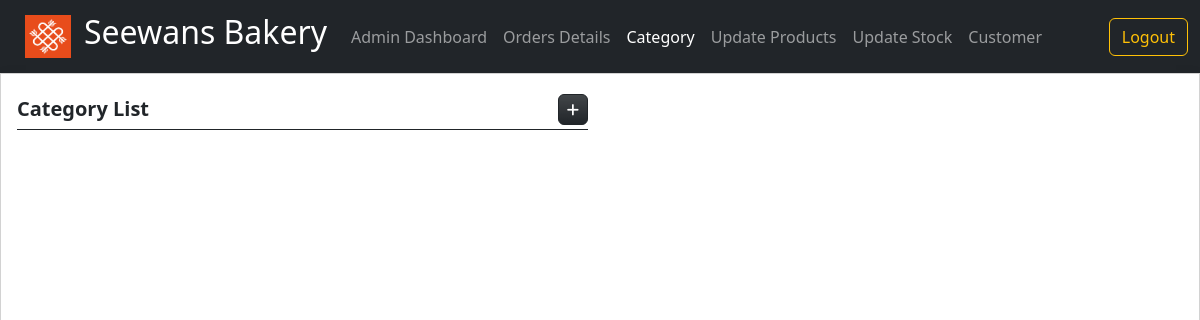
The page /category.php (signed in) on the database as committed earlier.
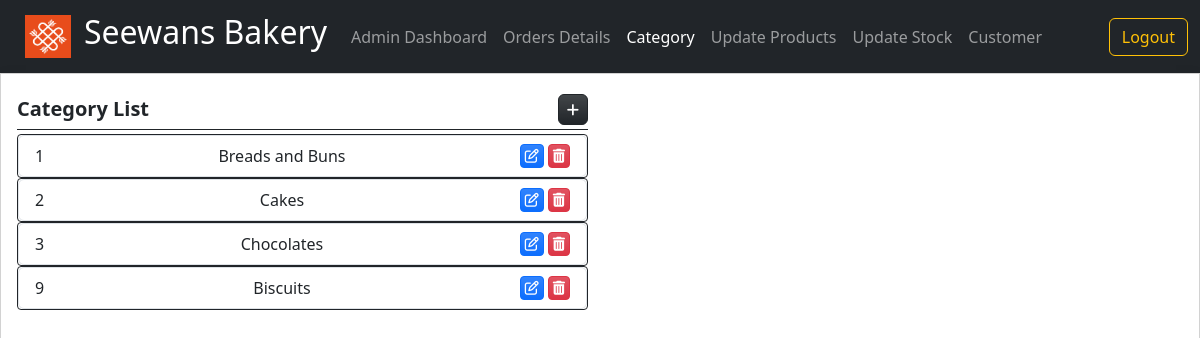
The same page on the database as committed later.
### tables this page shows
CREATE TABLE `tblcategory` (
  `c_id` int(11) NOT NULL,
  `c_name` varchar(100) NOT NULL
);

### category.php (the view, shortened to what this page needs)
<?php
    include 'dbcon.php';
?>
<!doctype html>
<html lang="en">
  <head>
    <link href="https://cdn.jsdelivr.net/npm/bootstrap@5.1.3/dist/css/bootstrap.min.css" rel="stylesheet">
    <link rel="stylesheet" href="./Font-Awesome-master/css/all.min.css">
    <link rel="stylesheet" href="./css/bootstrap.min.css">
    <link rel="stylesheet" href="./select2/css/select2.min.css">
  </head>
  <body>
    <nav class="navbar navbar-expand-lg navbar-dark bg-dark">
        <div class="container-fluid">
        <a href="admin.php"> <img class="btn"  src="seewans.png" alt="" width="72" height="57"> </a>
          <a class="navbar-brand" href="admin.php"><h2>Seewans Bakery</h2></a>
          <div class="collapse navbar-collapse" id="navbarSupportedContent">
            <ul class="navbar-nav me-auto mb-2 mb-lg-0">
              <li class="nav-item">
                <a class="nav-link" href="admin.php">Admin Dashboard</a>
              </li>
              <li class="nav-item">
                <a class="nav-link" href="orders.php">Orders Details</a>
              </li>
              <li class="nav-item">
                <a class="nav-link active" aria-current="page" href="#"> Category</a>
              </li>
              <li class="nav-item">
                <a class="nav-link" href="edproduct.php"> Update Products</a>
              </li>
              <li class="nav-item">
                <a class="nav-link" href="stock.php"> Update Stock</a>
              </li>
              <li class="nav-item">
                <a class="nav-link" href="customer.php">Customer</a>
              </li>
            </ul>
            <a href="logout.php"><button class="btn btn-outline-warning" type="submit">Logout</button></a>
        </div>
        </div>
</nav>
<div class="card h-100 d-flex flex-column rounded-0 shadow">
    <div class="card-body flex-grow-1">
        <div class="col-12 h-90">
            <div class="row h-100">
                <div class="col-md-6 h-100 d-flex flex-column">
                    <div class="w-100 d-flex border-bottom border-dark py-1 mb-1">
                        <div class="fs-5 col-auto flex-grow-1"><b>Category List</b></div>
                        <div class="col-auto flex-grow-0 d-flex justify-content-end">
                            <a href="newcat.php" id="new_category" class="btn btn-dark btn-sm bg-gradient rounded-2" title="Add Category"><span class="fa fa-plus"></span></a>
                        </div>
                    </div>
                    <?php
                        $sql = "SELECT * FROM tblcategory";
                        $data = mysqli_query($conn, $sql);
                        while($row = mysqli_fetch_assoc($data)):
                    ?>
                    <div class="h-100 overflow-auto border rounded-1 border-dark">
                        <ul class="list-group">
                            <li class="list-group-item d-flex">
                                <div class="col-auto flex-grow-1">
                                    <?php echo $row['c_id']; ?>
                                </div>
                                <div class="col-auto flex-grow-1">
                                    <?php echo $row['c_name']; ?>
                                </div>
                                <div class="col-auto d-flex justify-content-end">
                                    <a href="updatecat.php?id=<?php echo $row['c_id'];?>" class="edit_category btn btn-sm btn-primary bg-gradient py-0 px-1 me-1" title="Edit Category Details"><span class="fa fa-edit"></span></a>
                                    <a href="deletecat.php?id=<?php echo $row['c_id'];?>" class="delete_category btn btn-sm btn-danger bg-gradient py-0 px-1" title="Delete Category"><span class="fa fa-trash"></span></a>
                                </div>
                            </li>
                        </ul>
                    </div>
                    <?php endwhile; ?>
                </div>
            </div>
        </div>
    </div>
</div>
  </body>
</html>

Rows that differ between the two databases and show on the page:
added tblcategory: c_id "1", c_name "Breads and Buns"
added tblcategory: c_id "2", c_name "Cakes"
added tblcategory: c_id "3", c_name "Chocolates"
added tblcategory: c_id "9", c_name "Biscuits"
